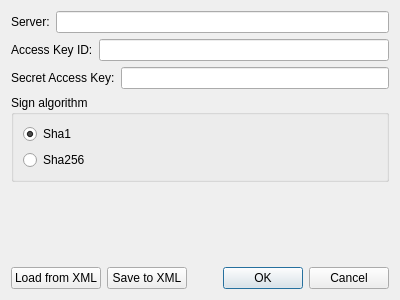
<?xml version="1.0" encoding="UTF-8"?>
<ui version="4.0">
 <class>AmazonConfig</class>
 <widget class="QDialog" name="AmazonConfig">
  <property name="geometry">
   <rect>
    <x>0</x>
    <y>0</y>
    <width>400</width>
    <height>300</height>
   </rect>
  </property>
  <property name="windowTitle">
   <string>Amazon configuration</string>
  </property>
  <layout class="QVBoxLayout" name="verticalLayout">
   <item>
    <layout class="QHBoxLayout" name="horlayServer">
     <item>
      <widget class="QLabel" name="labelServer">
       <property name="text">
        <string>Server:</string>
       </property>
      </widget>
     </item>
     <item>
      <widget class="QLineEdit" name="lineServer"/>
     </item>
    </layout>
   </item>
   <item>
    <layout class="QHBoxLayout" name="horlayAKID">
     <item>
      <widget class="QLabel" name="labelAKID">
       <property name="text">
        <string>Access Key ID:</string>
       </property>
      </widget>
     </item>
     <item>
      <widget class="QLineEdit" name="lineAKID"/>
     </item>
    </layout>
   </item>
   <item>
    <layout class="QHBoxLayout" name="horlaySAK">
     <item>
      <widget class="QLabel" name="labelSAK">
       <property name="text">
        <string>Secret Access Key:</string>
       </property>
      </widget>
     </item>
     <item>
      <widget class="QLineEdit" name="lineSAK"/>
     </item>
    </layout>
   </item>
   <item>
    <widget class="QGroupBox" name="groupShaType">
     <property name="title">
      <string>Sign algorithm</string>
     </property>
     <layout class="QVBoxLayout" name="verticalLayout_2">
      <item>
       <widget class="QRadioButton" name="radioSha1">
        <property name="text">
         <string>Sha1</string>
        </property>
        <property name="checked">
         <bool>true</bool>
        </property>
       </widget>
      </item>
      <item>
       <widget class="QRadioButton" name="radioSha256">
        <property name="text">
         <string>Sha256</string>
        </property>
       </widget>
      </item>
     </layout>
    </widget>
   </item>
   <item>
    <spacer name="verticalSpacer">
     <property name="orientation">
      <enum>Qt::Vertical</enum>
     </property>
     <property name="sizeHint" stdset="0">
      <size>
       <width>20</width>
       <height>40</height>
      </size>
     </property>
    </spacer>
   </item>
   <item>
    <layout class="QHBoxLayout" name="horlayOkCancel">
     <item>
      <widget class="QPushButton" name="pushLoad">
       <property name="text">
        <string>Load from XML</string>
       </property>
      </widget>
     </item>
     <item>
      <widget class="QPushButton" name="pushSave">
       <property name="text">
        <string>Save to XML</string>
       </property>
      </widget>
     </item>
     <item>
      <spacer name="horizontalSpacer">
       <property name="orientation">
        <enum>Qt::Horizontal</enum>
       </property>
       <property name="sizeHint" stdset="0">
        <size>
         <width>40</width>
         <height>20</height>
        </size>
       </property>
      </spacer>
     </item>
     <item>
      <widget class="QPushButton" name="pushOK">
       <property name="text">
        <string>OK</string>
       </property>
       <property name="default">
        <bool>true</bool>
       </property>
      </widget>
     </item>
     <item>
      <widget class="QPushButton" name="pushCancel">
       <property name="text">
        <string>Cancel</string>
       </property>
      </widget>
     </item>
    </layout>
   </item>
  </layout>
 </widget>
 <tabstops>
  <tabstop>lineServer</tabstop>
  <tabstop>lineAKID</tabstop>
  <tabstop>lineSAK</tabstop>
  <tabstop>radioSha1</tabstop>
  <tabstop>radioSha256</tabstop>
  <tabstop>pushLoad</tabstop>
  <tabstop>pushSave</tabstop>
  <tabstop>pushOK</tabstop>
  <tabstop>pushCancel</tabstop>
 </tabstops>
 <resources/>
 <connections>
  <connection>
   <sender>pushOK</sender>
   <signal>clicked()</signal>
   <receiver>AmazonConfig</receiver>
   <slot>accept()</slot>
   <hints>
    <hint type="sourcelabel">
     <x>271</x>
     <y>278</y>
    </hint>
    <hint type="destinationlabel">
     <x>199</x>
     <y>149</y>
    </hint>
   </hints>
  </connection>
  <connection>
   <sender>pushCancel</sender>
   <signal>clicked()</signal>
   <receiver>AmazonConfig</receiver>
   <slot>reject()</slot>
   <hints>
    <hint type="sourcelabel">
     <x>352</x>
     <y>278</y>
    </hint>
    <hint type="destinationlabel">
     <x>199</x>
     <y>149</y>
    </hint>
   </hints>
  </connection>
 </connections>
</ui>
